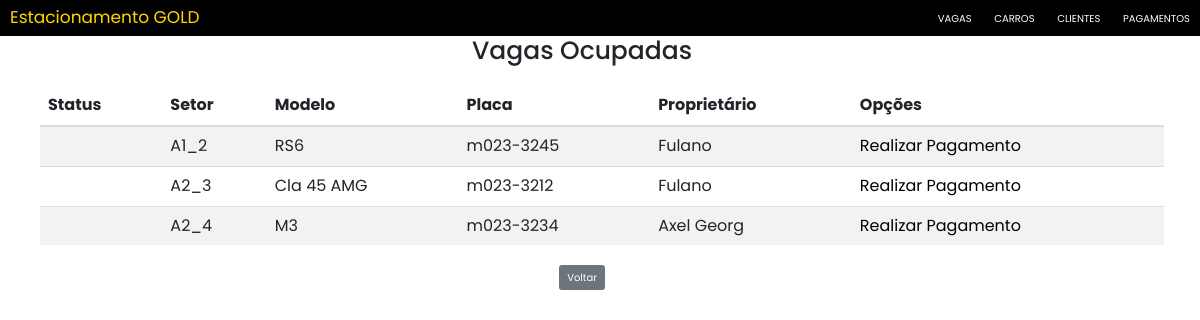
Page /gerenciaVagasList on the committed database.
### Estacionamento/models.py (models this page shows, shortened)
class GerenciaVaga(models.Model):
    vaga = models.OneToOneField(
        Vaga, unique=True, on_delete=models.CASCADE, editable=False)
    carro = models.OneToOneField(
        Carro, unique=True, on_delete=models.CASCADE)
    valor = models.CharField(max_length=100)

### mainVagas/models.py (models this page shows, shortened)
class Vaga(models.Model):
    status = EnumChoiceField(EnumStatus, default=EnumStatus.disponivel)
    setor = models.CharField(max_length=2)
    tipoVeiculo = EnumChoiceField(EnumTipoVeiculo)
    dataHoraCadastro = models.DateTimeField(
        auto_now_add=True, editable=False, verbose_name="Data e Hora Cadastro")
    dataHoraAlteracao = models.DateTimeField(
        auto_now=True, editable=False, verbose_name="Data e Hora Alteração")

### mainCarros/models.py (models this page shows, shortened)
class Carro(models.Model):
    modelo = models.CharField(max_length=20)
    marca = EnumChoiceField(EnumMarcas)
    cor = models.CharField(max_length=20)
    ano = models.IntegerField()
    placa = models.CharField(max_length=15, unique=True)
    proprietario = models.ForeignKey(Cliente, on_delete=models.CASCADE)
    dataHoraCadastro = models.DateTimeField(
        auto_now_add=True, editable=False, verbose_name="Data e Hora Cadastro")
    dataHoraAlteracao = models.DateTimeField(
        auto_now=True, editable=False, verbose_name="Data e Hora Alteração")
    ocupandoVaga = models.BooleanField(default=False, editable=False)

### mainClientes/models.py (models this page shows, shortened)
class Cliente(models.Model):
    nome = models.CharField(max_length=255)
    cpf = models.CharField(max_length=14, unique=True, verbose_name="CPF")
    rg = models.CharField(max_length=10, verbose_name="RG")
    data_nascimento = models.DateField(verbose_name="Data de Nascimento")
    endereco = models.CharField(max_length=80, verbose_name="Endereço")
    telefone = models.CharField(max_length=15, verbose_name="Telefone")
    cidade = models.CharField(max_length=50, verbose_name="Cidade")
    uF = EnumChoiceField(EnumUF)
    dataHoraCadastro = models.DateTimeField(
        auto_now_add=True, editable=False, verbose_name="Data e Hora Cadastro")
    dataHoraAlteracao = models.DateTimeField(
        auto_now=True, editable=False, verbose_name="Data e Hora Alteração")

### Estacionamento/views.py (the view)
# urls.py: path("gerenciaVagasList", views.gerenciaVagaList, name="gerenciaVagasList"),
def gerenciaVagaList(request):
    gerenciaVaga_list = GerenciaVaga.objects.all()
    form = GerenteciaVagasForm()
    data = {'gerenciaVaga_list': gerenciaVaga_list, 'form': form}
    return render(request, 'gerenciaVaga_list.html', data)

### Estacionamento/form.py (shortened to what this page needs)
class GerenteciaVagasForm(forms.ModelForm):
    carro = forms.ModelChoiceField(
        queryset=Carro.objects.filter(ocupandoVaga=False)
    )
    class Meta:
        model = GerenciaVaga
        fields = ('carro', 'valor',)

### Estacionamento/templates/gerenciaVaga_list.html (shortened to what this page needs)
{% extends 'Estacionamento/base.html' %}
{% load static %}
{% block titleBody %}Vagas Ocupadas{% endblock %}
{% block content %}
    <ul>
        <div class="table-responsive">
            <table class="table table-striped" id="listar-vagas">
                <thead>
                    <tr>
                        <th>Status</th>
                        <th>Setor</th>
                        <th>Modelo</th>
                        <th>Placa</th>
                        <th>Proprietário</th>
                        <th>Opções</th>
                    </tr>
                </thead>
                <tbody>
                    {% for gerenciaVaga in gerenciaVaga_list %}
                        <tr>
                            <td>{{gerenciaVaga.vaga.status.value}}</td>
                            <td>{{gerenciaVaga.vaga.setor}}_{{gerenciaVaga.vaga.id}}</td>
                            <td>{{gerenciaVaga.carro.modelo}}</td>
                            <td>{{gerenciaVaga.carro.placa}}</td>
                            <td>{{gerenciaVaga.carro.proprietario.nome}}</td>
                            <td><a style="color:black" href="{% url 'Estacionamento:gerenciaVagasDetail' gerenciaVaga.id %}" title="Realizar Pagamento">Realizar Pagamento</a></td>
                        </tr>
                    {% empty %}
                        <tr>
                            <td colspan="6">Nenhum veículo no estacionamento.</td>
                        <tr>
                    {% endfor %}
                </tbody>
            </table>
        </div>
    </ul>
    <div style="text-align: center">
        <a href="{% url 'Estacionamento:main' %}"><input type="submit" class="btn btn-secondary" value="Voltar" /></a>
    </div>
{% endblock %}

### Estacionamento/static/index.css (style rules this page uses)
body { font-family: "Poppins", sans-serif; }

### rows in the picture
GerenciaVaga: vaga.setor "A1", vaga.id "2", carro.modelo "RS6", carro.placa "m023-3245", carro.proprietario.nome "Fulano"
GerenciaVaga: vaga.setor "A2", vaga.id "3", carro.modelo "Cla 45 AMG", carro.placa "m023-3212", carro.proprietario.nome "Fulano"
GerenciaVaga: vaga.setor "A2", vaga.id "4", carro.modelo "M3", carro.placa "m023-3234", carro.proprietario.nome "Axel Georg"
